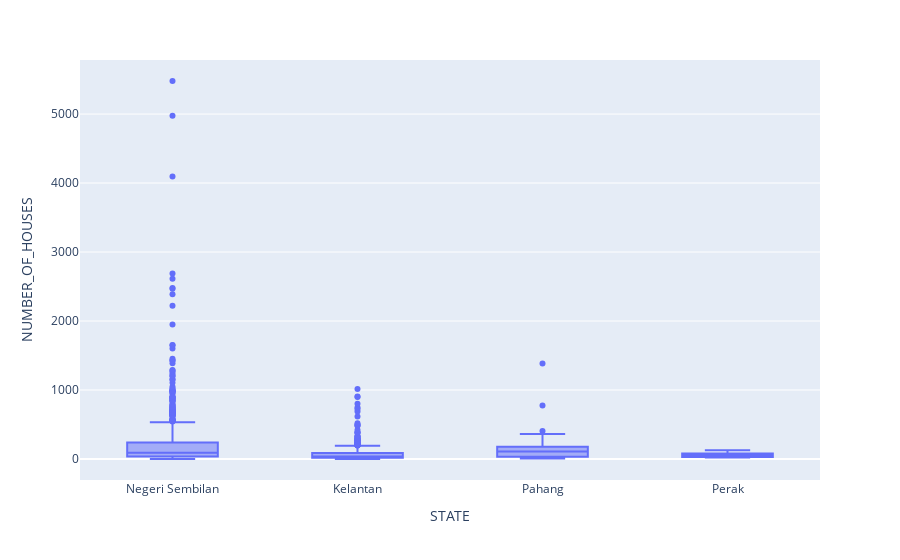

The notebook cell saved with this chart:
### Markdown cell above
### 4. Is there any outliers in the data? Is the outliers an error or else?
Outlier analysis

### Code cell
df = px.data.tips()
fig = px.box(residentalLocation, x="STATE", y="NUMBER_OF_HOUSES")
fig.show()

### Figure 1 — Plotly figure (JSON) as saved in the notebook; plotly's stock layout.template omitted (floating-point values rounded to 4 significant figures; data arrays with more than 128 entries replaced by an {"elided": "..."} marker saying what was removed)
{"data": [{"alignmentgroup": "True", "hovertemplate": "STATE=%{x}<br>NUMBER_OF_HOUSES=%{y}<extra></extra>", "legendgroup": "", "marker": {"color": "#636efa"}, "name": "", "notched": false, "offsetgroup": "", "orientation": "v", "showlegend": false, "type": "box", "x": {"elided": "1712 str values"}, "x0": " ", "xaxis": "x", "y": {"elided": "1712 int values"}, "y0": " ", "yaxis": "y"}], "layout": {"boxmode": "group", "legend": {"tracegroupgap": 0}, "margin": {"t": 60}, "xaxis": {"anchor": "y", "domain": [0, 1], "title": {"text": "STATE"}}, "yaxis": {"anchor": "x", "domain": [0, 1], "title": {"text": "NUMBER_OF_HOUSES"}}}}
